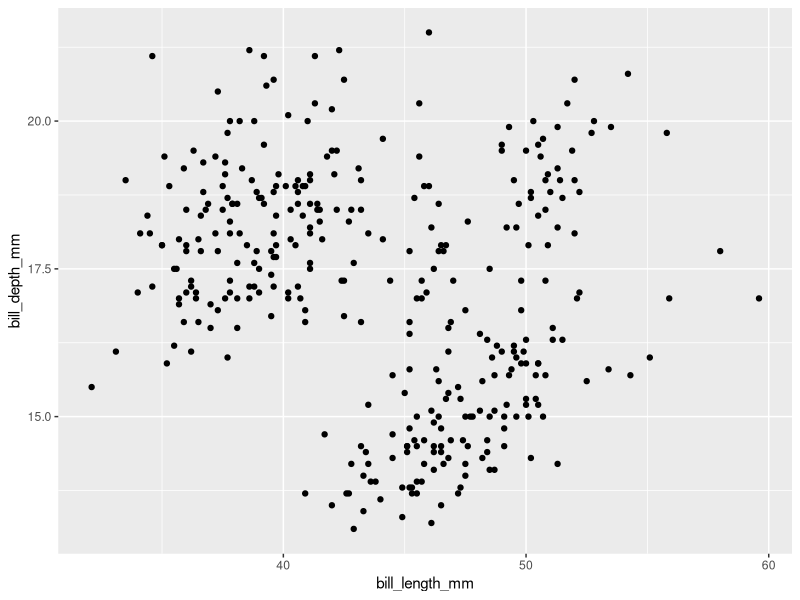
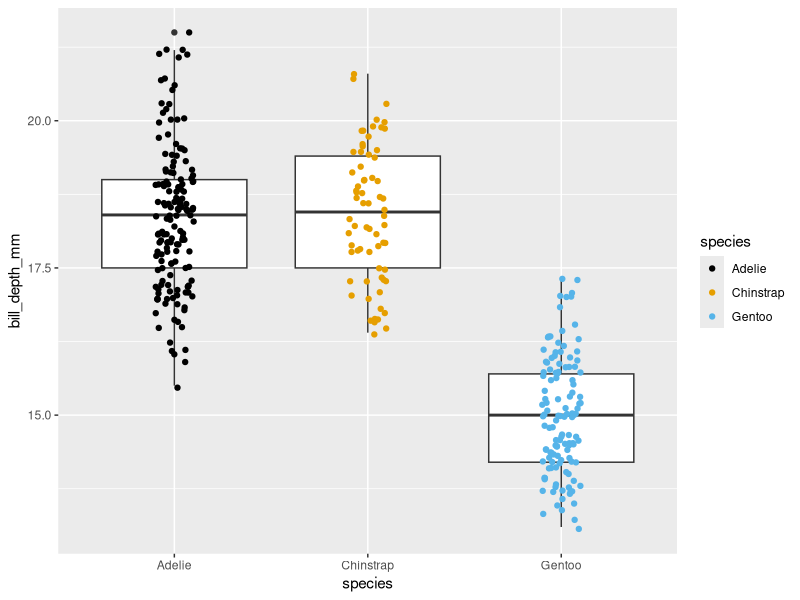
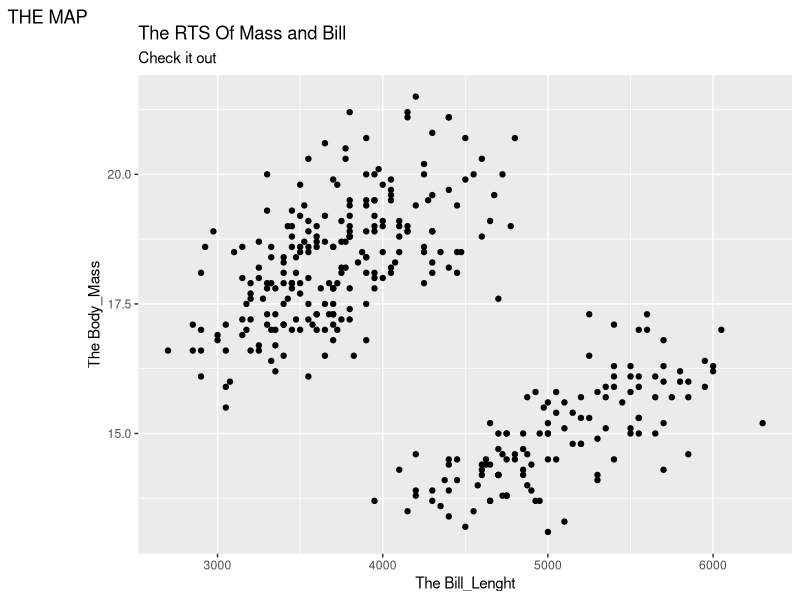
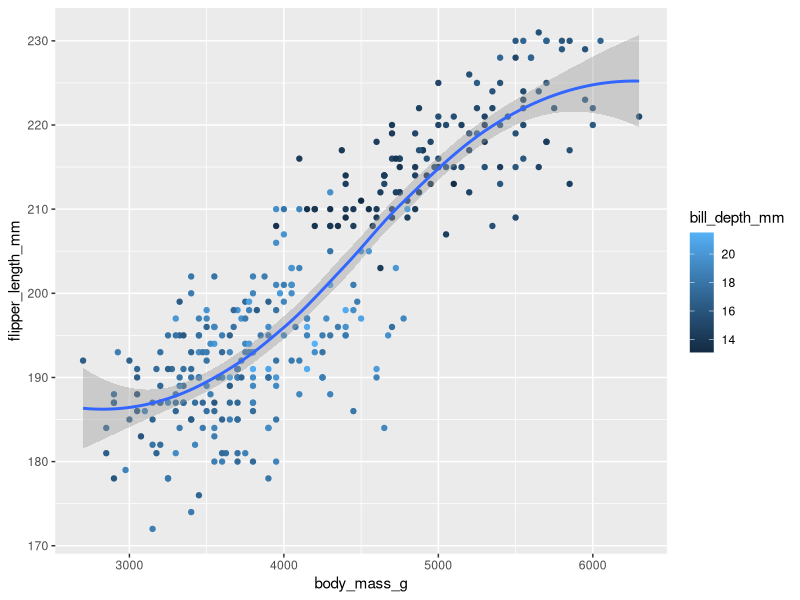
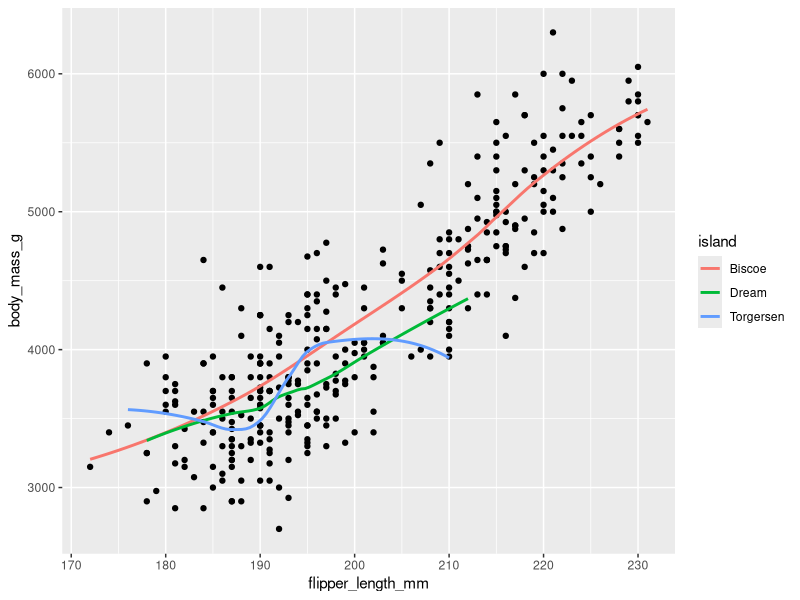
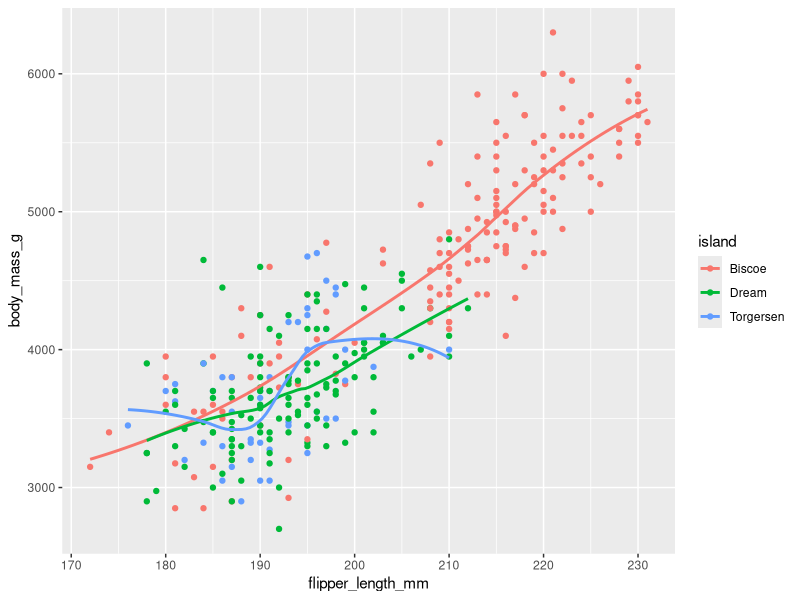
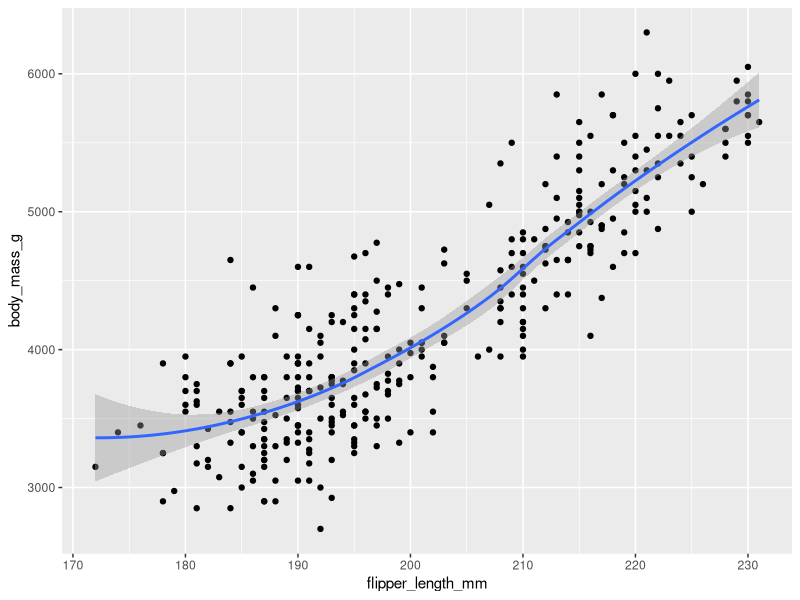
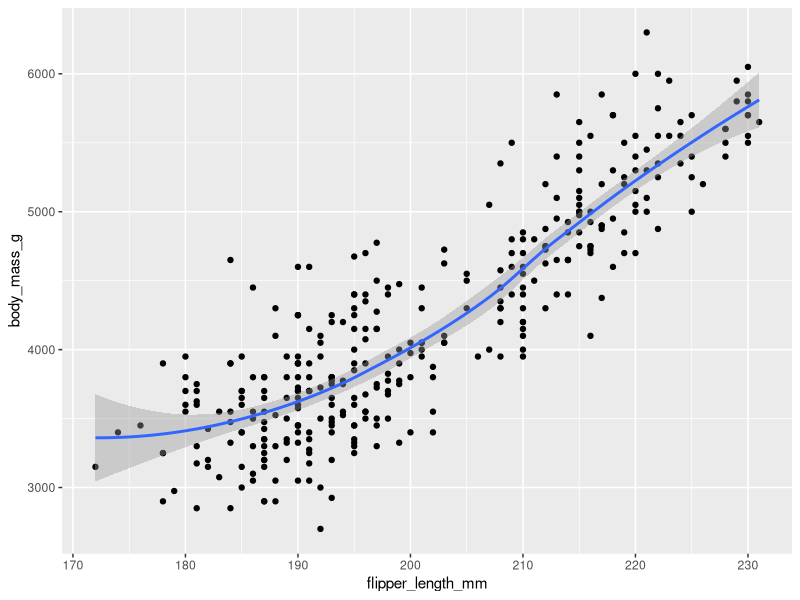

Reproduce these figures in R, in order.
## ---- chunk 1
library(palmerpenguins)
library(tidyverse)
library(ggthemes)
## ---- chunk 2
penguins |>
  ggplot(mapping = aes(x=bill_length_mm, y=bill_depth_mm )  ) +
  geom_point()
## ---- chunk 3
penguins |>
  ggplot(mapping = aes(x=species, y=bill_depth_mm )  ) +
  geom_boxplot() +
  geom_jitter(width = 0.1, aes(color = species)) +
  scale_color_colorblind()
## ---- chunk 4
penguins |>
  ggplot() + #na.rm eliminate the na in the data
  labs(x="The Bill_Lenght", y = "The Body_Mass", title = "The RTS Of Mass and Bill",          subtitle = "Check it out", tag = "THE MAP") +
  geom_point(aes(x = body_mass_g, y=bill_depth_mm), na.rm = TRUE)
## ---- chunk 5
ggplot(data=penguins, aes(body_mass_g, flipper_length_mm))+
  geom_point(aes(color=bill_depth_mm), na.rm=TRUE) +
  geom_smooth(na.rm = TRUE)
## ---- chunk 6
ggplot(
  data = penguins,
  mapping = aes(x = flipper_length_mm, y = body_mass_g)
) +
  geom_point() +
  geom_smooth(se = FALSE, aes(color = island))
## ---- chunk 7
ggplot(
  data = penguins,
  mapping = aes(x = flipper_length_mm, y = body_mass_g, color = island)
) +
  geom_point() +
  geom_smooth(se = FALSE)

## ---- chunk 8
ggplot(
  data = penguins,
  mapping = aes(x = flipper_length_mm, y = body_mass_g)
) +
  geom_point() +
  geom_smooth()

## ---- chunk 9

ggplot() +
  geom_point(
    data = penguins,
    mapping = aes(x = flipper_length_mm, y = body_mass_g)
  ) +
  geom_smooth(
    data = penguins,
    mapping = aes(x = flipper_length_mm, y = body_mass_g)
  )
## ---- chunk 10
penguins |>
  ggplot(aes(fct_infreq(species)))+
  geom_bar()
## ---- chunk 11
penguins |>
  ggplot(aes(fct_rev(fct_infreq(species))))+
  geom_bar()
## ---- chunk 12
ggplot(penguins, aes(body_mass_g))+
  geom_histogram(binwidth = 200, na.rm = TRUE)
## ---- chunk 13
ggplot(penguins, aes(body_mass_g))+
  geom_histogram(binwidth = 200, na.rm = TRUE)
## ---- chunk 14
ggplot(penguins, aes(body_mass_g))+
  geom_density(na.rm = TRUE)
## ---- chunk 15
ggplot(penguins, aes(body_mass_g, color= species))+
  geom_density(na.rm = TRUE, linewidth= 1)
## ---- chunk 16
ggplot(penguins, aes(body_mass_g, fill= species))+
  geom_density(alpha =0.3, na.rm = TRUE)
## ---- chunk 17
penguins |>
  ggplot(aes(y=species)) +
  geom_bar()
## ---- chunk 18
ggplot(penguins, aes(x = species)) +
  geom_bar(color = "red")

ggplot(penguins, aes(x = species)) +
  geom_bar(fill = "red")
## ---- chunk 19
diamonds |>
  ggplot(aes(x=carat)) +
  geom_histogram(binwidth =0.5)
## ---- chunk 20
diamonds |>
  arrange(desc(carat))
## ---- chunk 21
penguins |>
  ggplot(aes(x=fct_infreq(species), fill = island)) +
  geom_bar(na.rm = TRUE, position = 'fill')
## ---- chunk 22
penguins |>
  ggplot(mapping = aes(x=body_mass_g, y=flipper_length_mm, color = species, shape = species)) +
  geom_point() +
  facet_wrap('island')
## ---- chunk 23
mpg |>
  ggplot(aes(x=hwy, y=displ)) +
  geom_point(aes(size = year, color = cyl, shape =class))

## ---- chunk 24
mpg |>
  ggplot(aes(x=hwy, y=displ, linewidth =year)) +
  geom_point()

## ---- chunk 25
ggplot(
  data = penguins,
  mapping = aes(
    x = bill_length_mm, y = bill_depth_mm,
    color = species, shape = species
  )
) +
  geom_point() 
## ---- chunk 26
ggplot(penguins, aes(x = island, fill = species)) +
  geom_bar(position = "fill")

## ---- chunk 27
ggplot(penguins, aes(x = species, fill = island)) +
  geom_bar(position = "fill") 
  ggsave("My_bar_plot.jpg")
## ---- chunk 28
ggplot(mpg, aes(x = class)) +
  geom_bar()
ggplot(mpg, aes(x = cty, y = hwy)) +
  geom_point()
ggsave("mpg-plot.png")
## ---- chunk 29
ggplot(penguins, aes(x=body_mass_g , y=flipper_length_mm )) +
  geom_point(aes( colour= species, shape = species)) +
  labs(x='The Body Mass', y='The Flipper Length', 
       title = 'The Penguine Body and Flipper RTS', 
       subtitle = "It shows the relationship between BodyMass and Flipper") +
  geom_smooth(method = "lm") +
  scale_color_colorblind()
